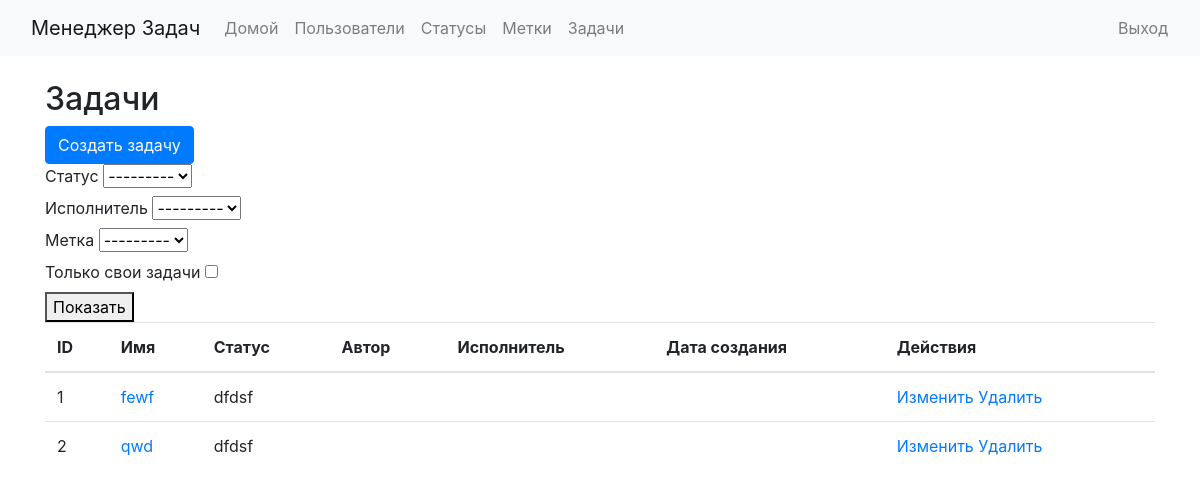
Before: /tasks/ (signed in) with the older database file.
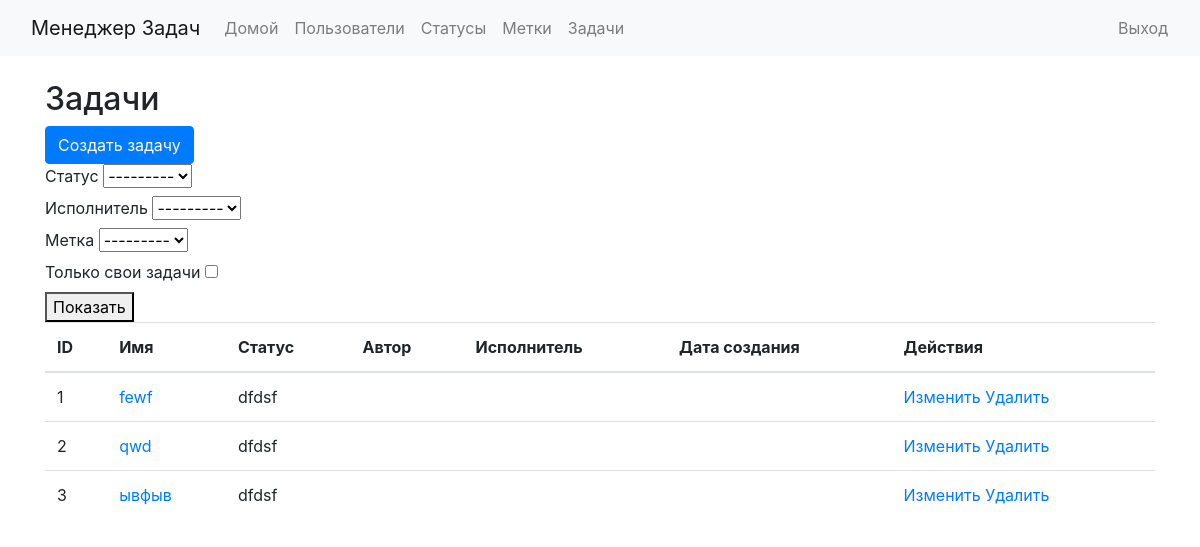
After: the same page with the newer database file.
### tasks/models.py (models this page shows, shortened)
class Task(models.Model):
    name = models.CharField(max_length=255)
    description = models.TextField()
    status = models.ForeignKey('statuses.Status', on_delete=models.PROTECT)
    assigned_to = models.ForeignKey(User, on_delete=models.PROTECT, null=True, blank=True)
    labels = models.ManyToManyField('labels.Label', related_name='tasks_with_labels', blank=True)
    author = models.ForeignKey(User, on_delete=models.CASCADE, related_name='tasks_created', null=True)

### statuses/models.py (models this page shows, shortened)
class Status(models.Model):
    name = models.CharField(max_length=100, unique=True)

### tasks/views.py (the view)
# urls.py: path('', TaskListView.as_view(), name='task-list'),
class TaskListView(LoginRequiredMixin, FilterView):
    model = Task
    template_name = 'tasks/task_list.html'
    context_object_name = 'tasks'
    filterset_class = TaskFilter
    def get_context_data(self, **kwargs):
        context = super().get_context_data(**kwargs)
        context['statuses'] = Status.objects.all()
        context['users'] = User.objects.all()
        context['labels'] = Label.objects.all()
        return context

### tasks/templates/tasks/task_list.html (shortened to what this page needs)
{% extends 'base.html' %}
{% block content %}
    <h2>Задачи</h2>
<a href="{% url 'task-create' %}" class="btn btn-primary">Создать задачу</a>
    <form method="get" action="{% url 'task-list' %}">
        <div>
            <label for="status">Статус</label>
            <select name="status" id="status">
                <option value="">---------</option>
            </select>
        </div>
        <div>
            <label for="author">Исполнитель</label>
            <select name="author" id="author">
                <option value="">---------</option>
            </select>
        </div>
        <div>
            <label for="label">Метка</label>
            <select name="labels" id="label">
                <option value="">---------</option>
            </select>
        </div>
        <div>
            <label for="own_tasks">Только свои задачи</label>
            <input type="checkbox" name="own_tasks" id="own_tasks" {% if request.GET.own_tasks %}checked{% endif %}>
        </div>
        <button type="submit">Показать</button>
    </form>
    <table class="table">
        <thead>
            <tr>
                <th>ID</th>
                <th>Имя</th>
                <th>Статус</th>
                <th>Автор</th>
                <th>Исполнитель</th>
                <th>Дата создания</th>
                <th>Действия</th>
            </tr>
        </thead>
        <tbody>
            {% for task in tasks %}
                <tr>
                    <td>{{ task.id }}</td>
                    <td><a href="{% url 'task-detail' task.pk %}">{{ task.name }}</a></td>
                    <td>{{ task.status.name }}</td>
                    <td>{{ task.author.get_full_name }}</td>
                    <td>{{ task.assigned_to.get_full_name }}</td>
                    <td>{{ task.created_at|date:"d.m.Y H:i" }}</td>
                    <td>
                        <a href="{% url 'task-update' task.pk %}">Изменить</a>
                        <a href="{% url 'task-delete' task.pk %}">Удалить</a>
                    </td>
                </tr>
            {% endfor %}
        </tbody>
    </table>
{% endblock %}

Changed rows visible on the page:
added Task: id "3", name "ывфыв", status.name "dfdsf"
